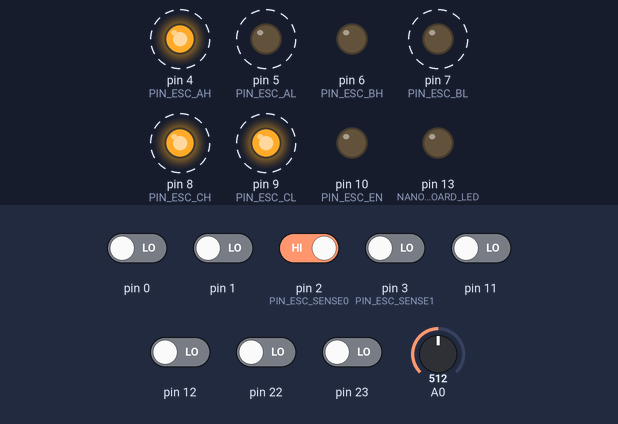
Bench run of a sketch on a simulated Arduino Uno, built with avr-gcc and run on an emulated ATmega328P. Parts: output pins drawn as LEDs (lit = HIGH). Dashed ring = blinking. The test bench sets the inputs (shaded band); at power-on: pin 2 (PIN_ESC_SENSE0) HIGH, pin 0, pin 1, pin 3 (PIN_ESC_SENSE1), pin 11, pin 12, pin 22, pin 23 LOW, A0 = 512.

Above: at 1.29 s.
1.3 s: A0 set to 0
At 2.5 s:
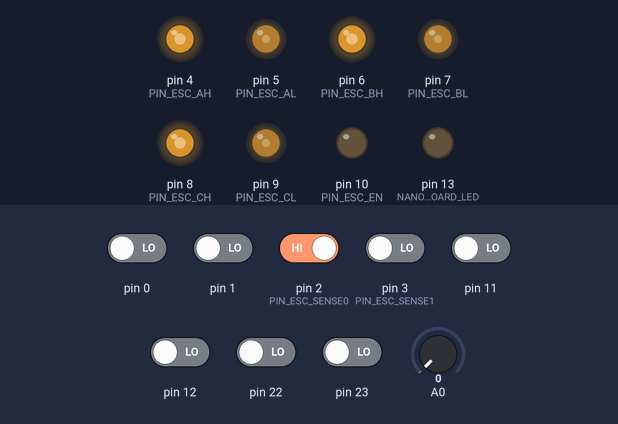
2.8 s: pin 2 (PIN_ESC_SENSE0) driven LOW
At 4.0 s:
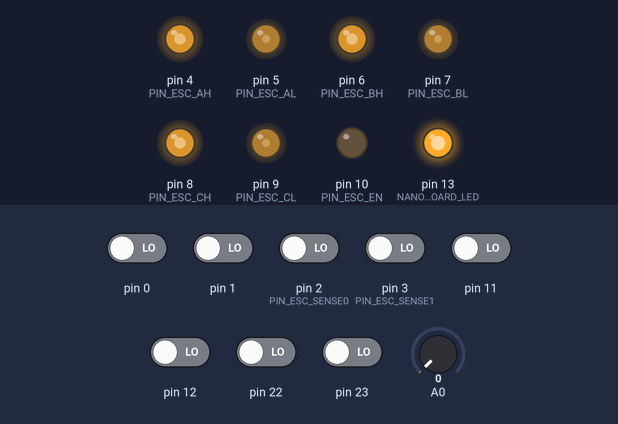
4.3 s: A0 set to 21
7.3 s: A0 set to 25
10.3 s: A0 set to 122
At 10.48 s:
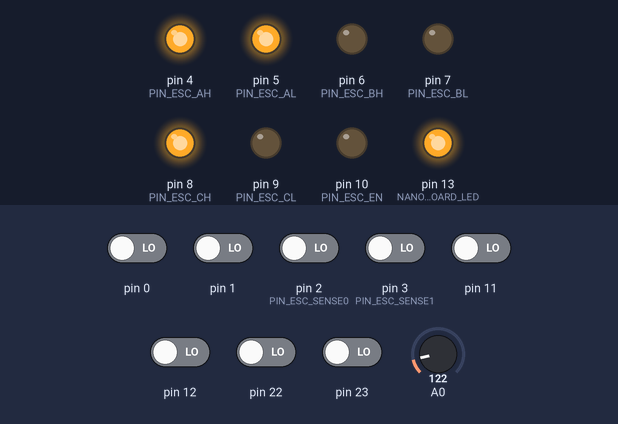
13.3 s: A0 set to 306
At 13.57 s:
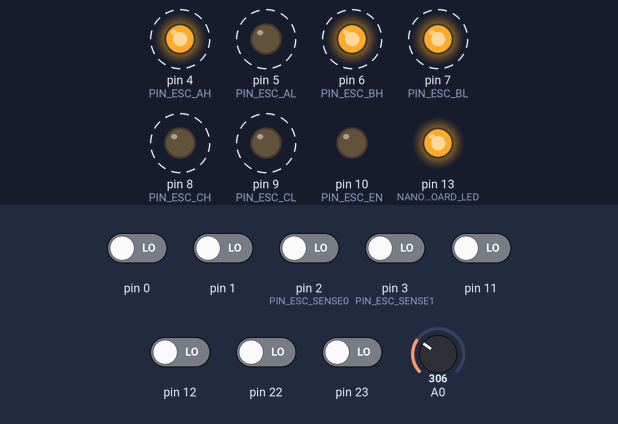
Timing chart, 0 to 17.3 s (numbered marks = the images above; inputs shaded):
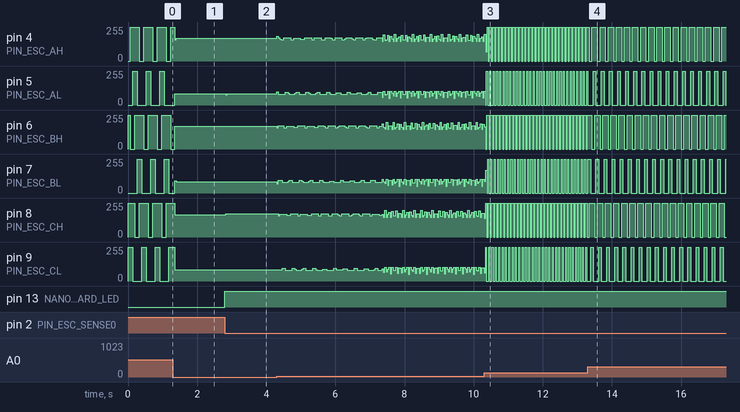

Measured:
- after the input at 2.8 s, pin 5 (PIN_ESC_AL): 85/255 → 78/255 at once, → 85/255 0.04 s later; pin 8 (PIN_ESC_CH): 167/255 → 174/255 at once; pin 13 (NANO_BOARD_LED): LOW → HIGH at once
- after the input at 13.3 s, pin 4 (PIN_ESC_AH): alternates 255/255 for 0.16 s and 0/255 for 0.08 s, starting after 0.12 s; pin 5 (PIN_ESC_AL): alternates 255/255 for 0.08 s and 0/255 for 0.16 s, starting after 0.16 s
- by itself, pin 6 (PIN_ESC_BH): repeats every 0.10 s: 0/255 0.03 s, 255/255 0.06 s
- by itself, pin 9 (PIN_ESC_CL): repeats every 0.08 s: 255/255 0.02 s, 0/255 0.06 s

The sketch:

myesc.ino
```cpp
#define NANO_BOARD_LED 13

#define PIN_ESC_SENSE0 2
#define PIN_ESC_SENSE1 3

#define PIN_ESC_EN 10

#define PIN_ESC_AH 4
#define PIN_ESC_AL 5
#define PIN_ESC_BH 6
#define PIN_ESC_BL 7
#define PIN_ESC_CH 8
#define PIN_ESC_CL 9

#define ESC_STATE_PORT_MASK (~((1<<PIN_ESC_AH) | (1<<PIN_ESC_AL) | (1<<PIN_ESC_BH) | (1<<PIN_ESC_BL) | (1<<PIN_ESC_CH) | (1<<PIN_ESC_CL) ))

unsigned char ESC_SEQUENCE[] = {
  PIN_ESC_AH, PIN_ESC_BL,
  PIN_ESC_AH, PIN_ESC_CL,
  PIN_ESC_BH, PIN_ESC_CL,
  PIN_ESC_BH, PIN_ESC_AL,
  PIN_ESC_CH, PIN_ESC_AL,
  PIN_ESC_CH, PIN_ESC_BL
};


void esc_step(bool dir=true);

bool led_state = false;
void sense0_isr() {
  //bitRead(PORTD, 13)
  led_state = !led_state;
  digitalWrite(NANO_BOARD_LED,(led_state)?(HIGH):(LOW));
  esc_step();
}

void setup_esc()
{
  pinMode(PIN_ESC_EN,OUTPUT);

  pinMode(PIN_ESC_AH,OUTPUT);
  pinMode(PIN_ESC_AL,OUTPUT);
  pinMode(PIN_ESC_BH,OUTPUT);
  pinMode(PIN_ESC_BL,OUTPUT);
  pinMode(PIN_ESC_CH,OUTPUT);
  pinMode(PIN_ESC_CL,OUTPUT);

  pinMode(PIN_ESC_SENSE0,INPUT);
  pinMode(PIN_ESC_SENSE1,INPUT);
  attachInterrupt(digitalPinToInterrupt(PIN_ESC_SENSE0), sense0_isr, FALLING);
}

char esc_state = 0;

void esc_step(bool dir=true) {
  if(dir) {
    esc_state++;
    if(esc_state>5) esc_state = 0;
  } else {
    if(esc_state<=0) esc_state = 5;
    else esc_state--;
  }

  int pinH = ESC_SEQUENCE[esc_state<<1];
  int pinL = ESC_SEQUENCE[(esc_state<<1)+1];
  /*PORTB &= 0b11111100;
  PORTD &= 0b00001111;
  digitalWrite(pinH,HIGH);
  digitalWrite(pinL,HIGH);*/

  // high side: low active
  char pb = PINB;
  char pd = PIND;
  pb &= 0b11111101; // PORT B LOW SIDE RESET
  pb |= 0b00000001; // PORT B HIGH SIDE RESET
  pd &= 0b01011111; // PORT D LOW SIDE RESET
  pd |= 0b01010000; // PORT D HIGH SIDE RESET
  PORTB = pb;
  PORTD = pd;
  digitalWrite(pinH,LOW);
  digitalWrite(pinL,HIGH);
}

void setup() {
  pinMode(NANO_BOARD_LED,OUTPUT);
  setup_esc();
}

void loop() {
  esc_step();
  int sensorValue = analogRead(A0);
  //digitalWrite(NANO_BOARD_LED,(sensorValue<511)?(LOW):(HIGH));
  delay((sensorValue>>3)+1);
}
```
